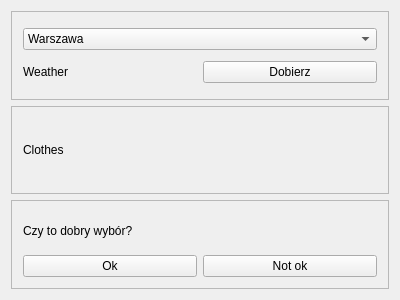
<?xml version="1.0" encoding="UTF-8"?>
<ui version="4.0">
 <class>MainWindow</class>
 <widget class="QMainWindow" name="MainWindow">
  <property name="geometry">
   <rect>
    <x>0</x>
    <y>0</y>
    <width>400</width>
    <height>300</height>
   </rect>
  </property>
  <property name="windowTitle">
   <string>MainWindow</string>
  </property>
  <widget class="QWidget" name="centralWidget">
   <layout class="QGridLayout" name="gridLayout">
    <item row="0" column="0">
     <widget class="QFrame" name="frameWeather">
      <property name="frameShape">
       <enum>QFrame::StyledPanel</enum>
      </property>
      <property name="frameShadow">
       <enum>QFrame::Raised</enum>
      </property>
      <layout class="QGridLayout" name="gridLayout_4">
       <item row="1" column="0">
        <widget class="QLabel" name="labelWeather">
         <property name="text">
          <string>Weather</string>
         </property>
        </widget>
       </item>
       <item row="0" column="0" colspan="2">
        <widget class="QComboBox" name="comboBox">
         <item>
          <property name="text">
           <string>Warszawa</string>
          </property>
         </item>
         <item>
          <property name="text">
           <string>Gdynia</string>
          </property>
         </item>
        </widget>
       </item>
       <item row="1" column="1">
        <widget class="QPushButton" name="pushButtonSearch">
         <property name="text">
          <string>Dobierz</string>
         </property>
        </widget>
       </item>
      </layout>
      <zorder>comboBox</zorder>
      <zorder>labelWeather</zorder>
      <zorder>pushButtonSearch</zorder>
     </widget>
    </item>
    <item row="3" column="0">
     <widget class="QFrame" name="frameCloathes">
      <property name="frameShape">
       <enum>QFrame::StyledPanel</enum>
      </property>
      <property name="frameShadow">
       <enum>QFrame::Raised</enum>
      </property>
      <layout class="QGridLayout" name="gridLayout_3">
       <item row="0" column="0">
        <widget class="QLabel" name="labelClothes">
         <property name="text">
          <string>Clothes</string>
         </property>
        </widget>
       </item>
      </layout>
     </widget>
    </item>
    <item row="4" column="0">
     <widget class="QFrame" name="frameResult">
      <property name="frameShape">
       <enum>QFrame::StyledPanel</enum>
      </property>
      <property name="frameShadow">
       <enum>QFrame::Raised</enum>
      </property>
      <layout class="QGridLayout" name="gridLayout_2">
       <item row="0" column="0" colspan="2">
        <widget class="QLabel" name="label">
         <property name="text">
          <string>Czy to dobry wybór?</string>
         </property>
        </widget>
       </item>
       <item row="1" column="0">
        <widget class="QPushButton" name="pushButtonOk">
         <property name="text">
          <string>Ok</string>
         </property>
        </widget>
       </item>
       <item row="1" column="1">
        <widget class="QPushButton" name="pushButtonNotOk">
         <property name="text">
          <string>Not ok</string>
         </property>
        </widget>
       </item>
      </layout>
     </widget>
    </item>
   </layout>
  </widget>
 </widget>
 <layoutdefault spacing="6" margin="11"/>
 <resources/>
 <connections/>
</ui>
